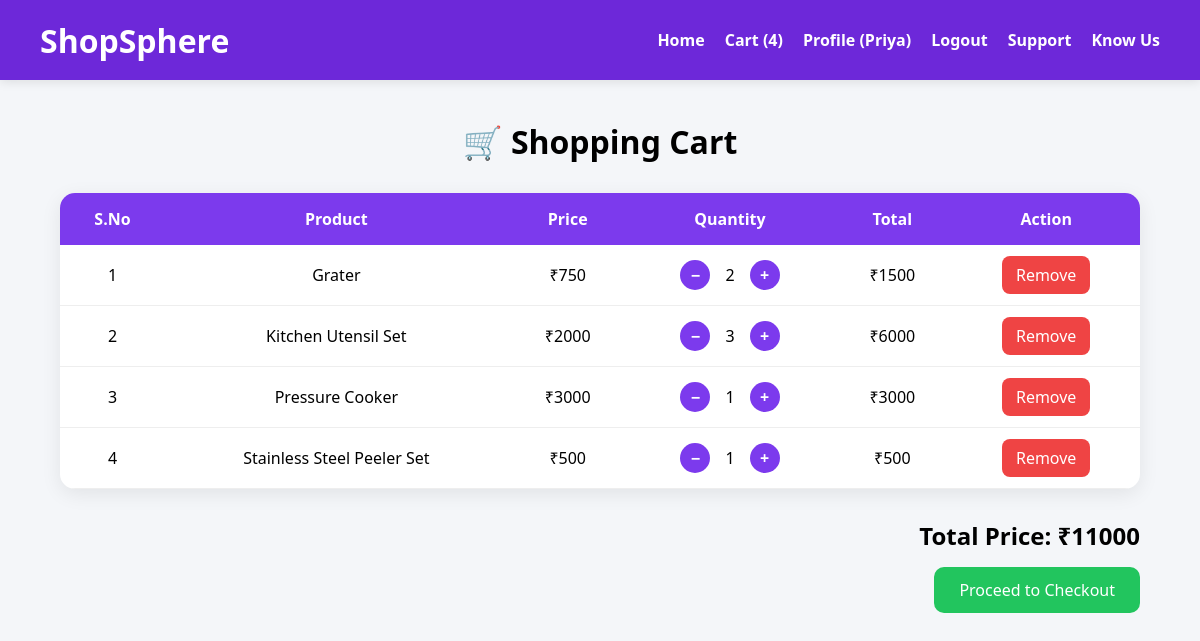
The app's page /cart/ (signed in) with its own data.
### base/models.py (models this page shows)
class CartModel(models.Model):
    pname = models.CharField(max_length=30)
    pcategory = models.CharField(max_length=30)
    price = models.IntegerField()
    quantity = models.IntegerField(default=1)
    total_price = models.IntegerField(default=0)
    host = models.ForeignKey(User,on_delete=models.CASCADE)

### base/views.py (the view)
# urls.py: path('cart/',cart,name ='cart'),
@login_required
def cart(request):
    cart_count = CartModel.objects.filter(host = request.user).count()
    cart_product = CartModel.objects.filter(host = request.user)
    TA=0
    for i in cart_product:
        TA+=i.total_price
    return render(request,'cart.html',{'cart_product':cart_product, 'TA':TA,'cart_count':cart_count})

### base/templates/cart.html
{% extends 'main.html' %}
{% block content %}
<div class="cart-container">
    <h1>🛒 Shopping Cart</h1>
    <table class="cart-table">
        <tr>
            <th>S.No</th>
            <th>Product</th>
            <th>Price</th>
            <th>Quantity</th>
            <th>Total</th>
            <th>Action</th>
        </tr>
        {% for i in cart_product %}
        <tr>
            <td>{{forloop.counter}}</td>
            <td>{{i.pname}}</td>
            <td>₹{{i.price}}</td>
            <td>
                <div class="quantity-box">
                    <a href="{% url 'minus' i.id %}">−</a>
                    <span>{{i.quantity}}</span>
                    <a href="{% url 'plus' i.id %}">+</a>
                </div>
            </td>
            <td>₹{{i.total_price}}</td>
            <td>
                <a href="{% url 'remove' i.id %}" class="remove-btn">
                    Remove
                </a>
            </td>
        </tr>
        {% endfor %}
    </table>
    <div class="cart-summary">
        <h2>Total Price: ₹{{TA}}</h2>
        <button class="checkout-btn">
            Proceed to Checkout
        </button>
    </div>
</div>
{% endblock %}

### templates/main.html (shortened to what this page needs)
{% load static %}
<!DOCTYPE html>
<html lang="en">
<head>
    <link rel="stylesheet" href="{% static 'style.css' %}">
</head>
<body>
    {% include 'nav.html' %}
    {% block content %}
    {% endblock %}
</body>
</html>

### templates/nav.html (shortened to what this page needs)
<nav>
    <div class="logo">
        <h1>ShopSphere</h1>
    </div>
    <div class="links">
        {% if user.is_authenticated %}
        <a href="{% url 'home' %}">Home</a>
        <a href="{% url 'cart' %}">Cart ({{cart_count}})</a>
        <a href="{% url 'profile' %}">Profile ({{request.user}})</a>
        <a href="{% url 'logout' %}">Logout</a>
        <a href="">Support</a>
        <a href="">Know Us</a>
        {% else %}
        <a href="{% url 'home' %}">Home</a>
        <a href="{% url 'login' %}">Login</a>
        <a href="">Support</a>
        <a href="">Know Us</a>
        {% endif %}
    </div>
</nav>

### static/style.css (style rules this page uses)
* { margin:0; padding:0; box-sizing:border-box; font-family:"Segoe UI",sans-serif; }
body { background:#f4f6f9; }
nav { height:80px; background:#6d28d9;; display:flex; justify-content:space-between; align-items:center; padding:0 40px; box-shadow:0 2px 10px rgba(0,0,0,.1); }
.logo h1 { color:white; margin:0; font-size:2rem; }
.links { display:flex; align-items:center; gap:20px; }
.links a { text-decoration:none; color:white; font-weight:600; transition:.3s; }
.cart-container { width:90%; margin:40px auto; }
.cart-container h1 { text-align:center; margin-bottom:30px; }
.cart-table { width:100%; border-collapse:collapse; background:white; border-radius:15px; overflow:hidden; box-shadow:0 5px 20px rgba(0,0,0,.08); }
.cart-table th { background:#7c3aed; color:white; padding:15px; }
.cart-table td { padding:15px; text-align:center; border-bottom:1px solid #eee; }
.quantity-box { display:flex; justify-content:center; align-items:center; gap:15px; }
.quantity-box a { text-decoration:none; background:#7c3aed; color:white; width:30px; height:30px; border-radius:50%; display:flex; justify-content:center; align-items:center; font-weight:bold; }
.remove-btn { background:#ef4444; color:white; text-decoration:none; padding:8px 14px; border-radius:8px; }
.cart-summary { margin-top:30px; text-align:right; }
.checkout-btn { margin-top:15px; background:#22c55e; color:white; border:none; padding:12px 25px; border-radius:10px; cursor:pointer; font-size:16px; }

### records on screen
CartModel: pname "Grater", price "750", quantity "2", total_price "1500"
CartModel: pname "Kitchen Utensil Set", price "2000", quantity "3", total_price "6000"
CartModel: pname "Pressure Cooker", price "3000", quantity "1", total_price "3000"
CartModel: pname "Stainless Steel Peeler Set", price "500", quantity "1", total_price "500"

### other values on screen
{{ cart_count }} "4"
{{ request.user }} "Priya"
{{ TA }} "11000"
